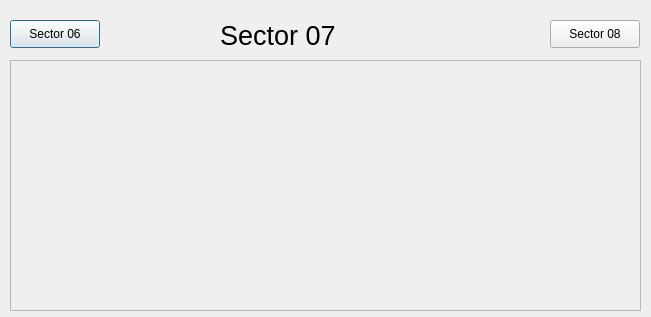
<?xml version="1.0" encoding="UTF-8"?>
<ui version="4.0">
 <class>Dialog</class>
 <widget class="QDialog" name="Dialog">
  <property name="geometry">
   <rect>
    <x>0</x>
    <y>0</y>
    <width>651</width>
    <height>317</height>
   </rect>
  </property>
  <property name="windowTitle">
   <string>Dialog</string>
  </property>
  <widget class="QLabel" name="label_2">
   <property name="geometry">
    <rect>
     <x>220</x>
     <y>20</y>
     <width>131</width>
     <height>31</height>
    </rect>
   </property>
   <property name="font">
    <font>
     <pointsize>20</pointsize>
    </font>
   </property>
   <property name="text">
    <string>Sector 07</string>
   </property>
  </widget>
  <widget class="QEForm" name="asguiformplugin">
   <property name="geometry">
    <rect>
     <x>10</x>
     <y>60</y>
     <width>631</width>
     <height>251</height>
    </rect>
   </property>
   <property name="uiFile" stdset="0">
    <string>SectorVacuumSchematic.ui</string>
   </property>
   <property name="variableSubstitutions" stdset="0">
    <string>SR=07 SRPREV=06</string>
   </property>
  </widget>
  <widget class="QEPushButton" name="guipushbuttonplugin">
   <property name="geometry">
    <rect>
     <x>10</x>
     <y>20</y>
     <width>90</width>
     <height>28</height>
    </rect>
   </property>
   <property name="text">
    <string>Sector 06</string>
   </property>
   <property name="guiFile">
    <string>SVS06.ui</string>
   </property>
   <property name="creationOption" stdset="0">
    <enum>QEPushButton::Open</enum>
   </property>
  </widget>
  <widget class="QEPushButton" name="guipushbuttonplugin_2">
   <property name="geometry">
    <rect>
     <x>550</x>
     <y>20</y>
     <width>90</width>
     <height>28</height>
    </rect>
   </property>
   <property name="text">
    <string>Sector 08</string>
   </property>
   <property name="guiFile">
    <string>SVS08.ui</string>
   </property>
   <property name="creationOption" stdset="0">
    <enum>QEPushButton::Open</enum>
   </property>
  </widget>
 </widget>
 <customwidgets>
  <customwidget>
   <class>QEPushButton</class>
   <extends>QPushButton</extends>
   <header>QEPushButton.h</header>
  </customwidget>
  <customwidget>
   <class>QEForm</class>
   <extends>QScrollArea</extends>
   <header>QEForm.h</header>
  </customwidget>
 </customwidgets>
 <resources/>
 <connections/>
</ui>
